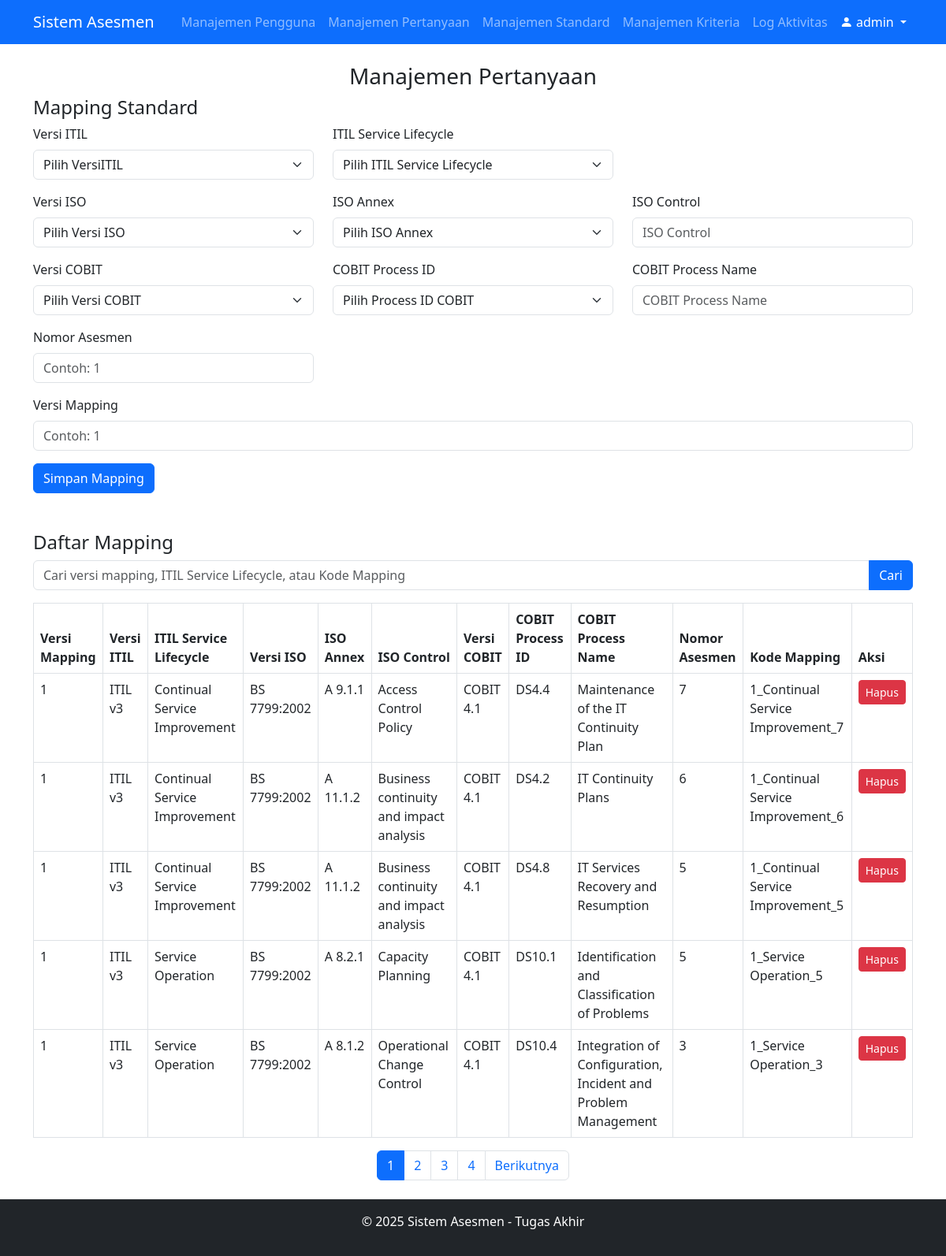
/views/admin/manage_questions.php (signed in), run on the app's committed database.
### tables this page shows
CREATE TABLE `mapping_standard` (
  `id` int(11) NOT NULL,
  `mapping_version` varchar(50) NOT NULL,
  `itil_version` varchar(50) NOT NULL,
  `itil_service_lifecycle` varchar(255) DEFAULT NULL,
  `cobit_process_id` varchar(50) DEFAULT NULL,
  `cobit_process_name` varchar(255) DEFAULT NULL,
  `nomor_audit` int(11) NOT NULL,
  `kode_mapping` varchar(255) NOT NULL,
  `cobit_version` varchar(50) NOT NULL,
  `iso_annex` varchar(50) DEFAULT NULL,
  `iso_control` text,
  `iso_version` varchar(50) NOT NULL,
  `created_at` timestamp NOT NULL DEFAULT CURRENT_TIMESTAMP
);

### views/admin/manage_questions.php (the view, shortened to what this page needs)
<?php
include '../../includes/db.php';
include '../../includes/header.php';
$page = isset($_GET['page']) ? (int)$_GET['page'] : 1;
$limit = 5;
$offset = ($page - 1) * $limit;
$total_rows_query = "SELECT COUNT(*) AS total FROM mapping_standard";
$query = "SELECT * FROM mapping_standard ORDER BY created_at DESC LIMIT $limit OFFSET $offset";
$search = isset($_GET['search']) ? $conn->real_escape_string($_GET['search']) : '';
if (!empty($search)) {
    $query = "SELECT * FROM mapping_standard
              WHERE mapping_version LIKE '%$search%'
                 OR itil_service_lifecycle LIKE '%$search%'
                 OR kode_mapping LIKE '%$search%'
              ORDER BY created_at DESC LIMIT $limit OFFSET $offset";
    $total_rows_query = "SELECT COUNT(*) AS total FROM mapping_standard
                         WHERE mapping_version LIKE '%$search%'
                            OR itil_service_lifecycle LIKE '%$search%'
                            OR kode_mapping LIKE '%$search%'";
} else {
    $query = "SELECT * FROM mapping_standard ORDER BY created_at DESC LIMIT $limit OFFSET $offset";
    $total_rows_query = "SELECT COUNT(*) AS total FROM mapping_standard";
}
$total_rows_result = $conn->query($total_rows_query);
$total_rows = $total_rows_result->fetch_assoc()['total'];
$total_pages = ceil($total_rows / $limit);
$result = $conn->query($query);
?>
<h3 class="text-center">Manajemen Pertanyaan</h3>
<h4>Mapping Standard</h4>
<form method="POST" action="">
    <div class="row mb-3">
        <div class="col-md-4">
            <label for="itil_version" class="form-label">Versi ITIL</label>
            <select name="itil_version" id="itil_version" class="form-select" onchange="this.form.submit()" required>
                <option value="" disabled selected>Pilih VersiITIL</option>
            </select>
        </div>
        <div class="col-md-4">
            <label for="itil_service_lifecycle" class="form-label">ITIL Service Lifecycle</label>
            <select name="itil_service_lifecycle" id="itil_service_lifecycle" class="form-select" required>
                <option value="" disabled selected>Pilih ITIL Service Lifecycle</option>
            </select>
        </div>
    </div>
    <div class="row mb-3">
        <div class="col-md-4">
            <label for="iso_version" class="form-label">Versi ISO</label>
            <select name="iso_version" id="iso_version" class="form-select" onchange="this.form.submit()" required>
                <option value="" disabled selected>Pilih Versi ISO</option>
            </select>
        </div>
        <div class="col-md-4">
            <label for="iso_annex" class="form-label">ISO Annex</label>
            <select name="iso_annex" id="iso_annex" class="form-select" required>
                <option value="" disabled selected>Pilih ISO Annex</option>
            </select>
        </div>
        <div class="col-md-4">
            <label for="iso_control" class="form-label">ISO Control</label>
            <input type="text" name="iso_control" id="iso_control" class="form-control" placeholder="ISO Control" readonly required>
        </div>
    </div>
    <div class="row mb-3">
        <div class="col-md-4">
            <label for="cobit_version" class="form-label">Versi COBIT</label>
            <select name="cobit_version" id="cobit_version" class="form-select" onchange="this.form.submit()" required>
                <option value="" disabled selected>Pilih Versi COBIT</option>
            </select>
        </div>
        <div class="col-md-4">
            <label for="cobit_process_id" class="form-label">COBIT Process ID</label>
            <select name="cobit_process_id" id="cobit_process_id" class="form-select" required>
                <option value="" disabled selected>Pilih Process ID COBIT</option>
            </select>
        </div>
        <div class="col-md-4">
            <label for="cobit_process_name" class="form-label">COBIT Process Name</label>
            <input type="text" name="cobit_process_name" id="cobit_process_name" class="form-control" placeholder="COBIT Process Name" readonly required>
        </div>
    </div>
    <div class="row mb-3">
        <div class="col-md-4">
            <label for="nomor_audit" class="form-label">Nomor Asesmen</label>
            <input type="number" name="nomor_audit" id="nomor_audit" class="form-control" placeholder="Contoh: 1" required>
        </div>
    </div>
    <div class="row mb-3">
        <div class="col-md-12">
            <label for="mapping_version" class="form-label">Versi Mapping</label>
            <input type="text" name="mapping_version" id="mapping_version" class="form-control" placeholder="Contoh: 1" required>
        </div>
    </div>
    <button type="submit" name="save_mapping" class="btn btn-primary">Simpan Mapping</button>
</form>
<h4 class="mt-5">Daftar Mapping</h4>
<form method="GET" class="mb-3">
    <div class="input-group">
        <input type="text" name="search" class="form-control" placeholder="Cari versi mapping, ITIL Service Lifecycle, atau Kode Mapping" value="<?php echo htmlspecialchars($search); ?>">
        <button type="submit" class="btn btn-primary">Cari</button>
    </div>
</form>
<table class="table table-bordered">
    <thead>
        <tr>
            <th>Versi Mapping</th>
            <th>Versi ITIL</th>
            <th>ITIL Service Lifecycle</th>
            <th>Versi ISO</th>
            <th>ISO Annex</th>
            <th>ISO Control</th>
            <th>Versi COBIT</th>
            <th>COBIT Process ID</th>
            <th>COBIT Process Name</th>
            <th>Nomor Asesmen</th>
            <th>Kode Mapping</th>
            <th>Aksi</th>
        </tr>
    </thead>
    <tbody>
        <?php if ($result && $result->num_rows > 0): ?>
            <?php while ($row = $result->fetch_assoc()): ?>
                <tr>
                    <td><?php echo htmlspecialchars($row['mapping_version']); ?></td>
                    <td><?php echo htmlspecialchars($row['itil_version']); ?></td>
                    <td><?php echo htmlspecialchars($row['itil_service_lifecycle']); ?></td>
                    <td><?php echo htmlspecialchars($row['iso_version']); ?></td>
                    <td><?php echo htmlspecialchars($row['iso_annex']); ?></td>
                    <td><?php echo htmlspecialchars($row['iso_control']); ?></td>
                    <td><?php echo htmlspecialchars($row['cobit_version']); ?></td>
                    <td><?php echo htmlspecialchars($row['cobit_process_id']); ?></td>
                    <td><?php echo htmlspecialchars($row['cobit_process_name']); ?></td>
                    <td><?php echo htmlspecialchars($row['nomor_audit']); ?></td>
                    <td><?php echo htmlspecialchars($row['kode_mapping']); ?></td>
                    <td>
                        <a href="?delete_mapping_id=<?php echo $row['id']; ?>" class="btn btn-danger btn-sm">Hapus</a>
                    </td>
                </tr>
            <?php endwhile; ?>
        <?php else: ?>
            <tr>
                <td colspan="12" class="text-center">Tidak ada data yang ditemukan.</td>
            </tr>
        <?php endif; ?>
    </tbody>
</table>
<nav>
    <ul class="pagination justify-content-center">
        <?php for ($i = 1; $i <= $total_pages; $i++): ?>
            <li class="page-item <?php echo $i == $page ? 'active' : ''; ?>">
                <a class="page-link" href="?page=<?php echo $i; ?>&search=<?php echo htmlspecialchars($search); ?>"><?php echo $i; ?></a>
            </li>
        <?php endfor; ?>
        <?php if ($page < $total_pages): ?>
            <li class="page-item">
                <a class="page-link" href="?page=<?php echo $page + 1; ?>&search=<?php echo htmlspecialchars($search); ?>">Berikutnya</a>
            </li>
        <?php endif; ?>
    </ul>
</nav>
<?php include '../../includes/footer.php'; ?>

### data on the page
mapping_standard: mapping_version "1", itil_version "ITIL v3", itil_service_lifecycle "Continual Service Improvement", iso_version "BS 7799:2002", iso_annex "A 9.1.1", iso_control "Access Control Policy", cobit_version "COBIT 4.1", cobit_process "DS4.4", cobit_process_name "Maintenance of the IT Continuity Plan", nomor_audit "7", kode_mapping "1_Continual Service Improvement_7"
mapping_standard: mapping_version "1", itil_version "ITIL v3", itil_service_lifecycle "Continual Service Improvement", iso_version "BS 7799:2002", iso_annex "A 11.1.2", iso_control "Business continuity and impact analysis", cobit_version "COBIT 4.1", cobit_process "DS4.2", cobit_process_name "IT Continuity Plans", nomor_audit "6", kode_mapping "1_Continual Service Improvement_6"
mapping_standard: mapping_version "1", itil_version "ITIL v3", itil_service_lifecycle "Continual Service Improvement", iso_version "BS 7799:2002", iso_annex "A 11.1.2", iso_control "Business continuity and impact analysis", cobit_version "COBIT 4.1", cobit_process "DS4.8", cobit_process_name "IT Services Recovery and Resumption", nomor_audit "5", kode_mapping "1_Continual Service Improvement_5"
mapping_standard: mapping_version "1", itil_version "ITIL v3", itil_service_lifecycle "Service Operation", iso_version "BS 7799:2002", iso_annex "A 8.2.1", iso_control "Capacity Planning", cobit_version "COBIT 4.1", cobit_process "DS10.1", cobit_process_name "Identification and Classification of Problems", nomor_audit "5", kode_mapping "1_Service Operation_5"
mapping_standard: mapping_version "1", itil_version "ITIL v3", itil_service_lifecycle "Service Operation", iso_version "BS 7799:2002", iso_annex "A 8.1.2", iso_control "Operational Change Control", cobit_version "COBIT 4.1", cobit_process "DS10.4", cobit_process_name "Integration of Configuration, Incident and Problem Management", nomor_audit "3", kode_mapping "1_Service Operation_3"

### other printed values
$_SESSION['user'] "admin"
